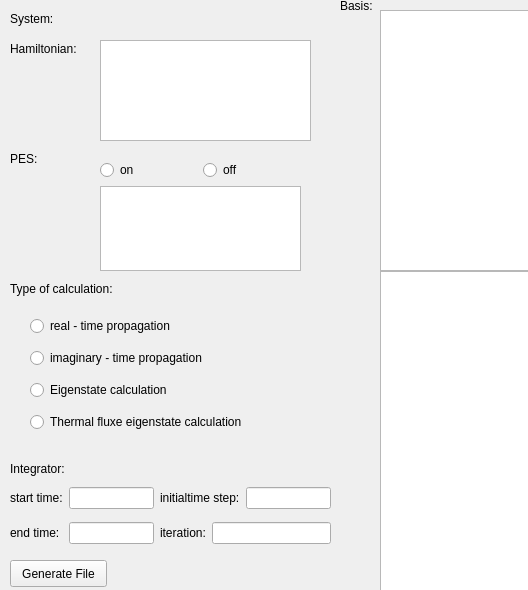
<?xml version="1.0" encoding="UTF-8"?>
<ui version="4.0">
 <class>Form</class>
 <widget class="QWidget" name="Form">
  <property name="geometry">
   <rect>
    <x>0</x>
    <y>0</y>
    <width>528</width>
    <height>590</height>
   </rect>
  </property>
  <property name="windowTitle">
   <string>Form</string>
  </property>
  <widget class="QLabel" name="label">
   <property name="geometry">
    <rect>
     <x>10</x>
     <y>10</y>
     <width>65</width>
     <height>17</height>
    </rect>
   </property>
   <property name="text">
    <string>System:</string>
   </property>
  </widget>
  <widget class="QLabel" name="label_2">
   <property name="geometry">
    <rect>
     <x>10</x>
     <y>40</y>
     <width>91</width>
     <height>17</height>
    </rect>
   </property>
   <property name="text">
    <string>Hamiltonian:</string>
   </property>
  </widget>
  <widget class="QLabel" name="label_3">
   <property name="geometry">
    <rect>
     <x>10</x>
     <y>150</y>
     <width>41</width>
     <height>17</height>
    </rect>
   </property>
   <property name="text">
    <string>PES:</string>
   </property>
  </widget>
  <widget class="QLabel" name="label_4">
   <property name="geometry">
    <rect>
     <x>10</x>
     <y>280</y>
     <width>131</width>
     <height>17</height>
    </rect>
   </property>
   <property name="text">
    <string>Type of calculation:</string>
   </property>
  </widget>
  <widget class="QLabel" name="label_5">
   <property name="geometry">
    <rect>
     <x>10</x>
     <y>460</y>
     <width>141</width>
     <height>17</height>
    </rect>
   </property>
   <property name="text">
    <string>Integrator:</string>
   </property>
  </widget>
  <widget class="QLabel" name="label_11">
   <property name="geometry">
    <rect>
     <x>340</x>
     <y>-10</y>
     <width>81</width>
     <height>31</height>
    </rect>
   </property>
   <property name="text">
    <string>Basis:</string>
   </property>
  </widget>
  <widget class="QListView" name="listHamilton">
   <property name="geometry">
    <rect>
     <x>100</x>
     <y>40</y>
     <width>211</width>
     <height>101</height>
    </rect>
   </property>
  </widget>
  <widget class="QWidget" name="layoutWidget">
   <property name="geometry">
    <rect>
     <x>30</x>
     <y>310</y>
     <width>274</width>
     <height>131</height>
    </rect>
   </property>
   <layout class="QVBoxLayout" name="verticalLayout">
    <item>
     <widget class="QRadioButton" name="RealRadio">
      <property name="text">
       <string>real - time propagation</string>
      </property>
     </widget>
    </item>
    <item>
     <widget class="QRadioButton" name="ImaginaryRadio">
      <property name="text">
       <string>imaginary - time propagation</string>
      </property>
     </widget>
    </item>
    <item>
     <widget class="QRadioButton" name="EigenstateRadio">
      <property name="text">
       <string>Eigenstate calculation</string>
      </property>
     </widget>
    </item>
    <item>
     <widget class="QRadioButton" name="fluxEigenstateRadio">
      <property name="text">
       <string>Thermal fluxe eigenstate calculation</string>
      </property>
     </widget>
    </item>
   </layout>
  </widget>
  <widget class="QWidget" name="layoutWidget">
   <property name="geometry">
    <rect>
     <x>10</x>
     <y>480</y>
     <width>321</width>
     <height>71</height>
    </rect>
   </property>
   <layout class="QGridLayout" name="gridLayout_2">
    <item row="0" column="0">
     <layout class="QHBoxLayout" name="horizontalLayout">
      <item>
       <widget class="QLabel" name="label_6">
        <property name="text">
         <string>start time:</string>
        </property>
       </widget>
      </item>
      <item>
       <widget class="QLineEdit" name="uiStartTime"/>
      </item>
     </layout>
    </item>
    <item row="0" column="1">
     <layout class="QHBoxLayout" name="horizontalLayout_3">
      <item>
       <widget class="QLabel" name="label_7">
        <property name="text">
         <string>initialtime step:</string>
        </property>
       </widget>
      </item>
      <item>
       <widget class="QLineEdit" name="uiInit"/>
      </item>
     </layout>
    </item>
    <item row="1" column="0">
     <layout class="QHBoxLayout" name="horizontalLayout_2">
      <item>
       <widget class="QLabel" name="label_8">
        <property name="text">
         <string>end time: </string>
        </property>
       </widget>
      </item>
      <item>
       <widget class="QLineEdit" name="uiEndTime"/>
      </item>
     </layout>
    </item>
    <item row="1" column="1">
     <layout class="QHBoxLayout" name="horizontalLayout_4">
      <item>
       <widget class="QLabel" name="label_9">
        <property name="text">
         <string>iteration:</string>
        </property>
       </widget>
      </item>
      <item>
       <widget class="QLineEdit" name="uiIter"/>
      </item>
     </layout>
    </item>
   </layout>
  </widget>
  <widget class="QWidget" name="layoutWidget">
   <property name="geometry">
    <rect>
     <x>100</x>
     <y>160</y>
     <width>201</width>
     <height>111</height>
    </rect>
   </property>
   <layout class="QGridLayout" name="gridLayout">
    <item row="0" column="0">
     <widget class="QRadioButton" name="onRadio">
      <property name="text">
       <string>on</string>
      </property>
     </widget>
    </item>
    <item row="0" column="1">
     <widget class="QRadioButton" name="offRadio">
      <property name="text">
       <string>off</string>
      </property>
     </widget>
    </item>
    <item row="1" column="0" colspan="2">
     <widget class="QListView" name="listPES"/>
    </item>
   </layout>
  </widget>
  <widget class="QPushButton" name="uiGenerateFile">
   <property name="geometry">
    <rect>
     <x>10</x>
     <y>560</y>
     <width>97</width>
     <height>27</height>
    </rect>
   </property>
   <property name="text">
    <string>Generate File</string>
   </property>
  </widget>
  <widget class="QTreeView" name="uiTree">
   <property name="geometry">
    <rect>
     <x>380</x>
     <y>10</y>
     <width>421</width>
     <height>261</height>
    </rect>
   </property>
  </widget>
  <widget class="QGraphicsView" name="uiDisplayTree">
   <property name="geometry">
    <rect>
     <x>380</x>
     <y>271</y>
     <width>661</width>
     <height>391</height>
    </rect>
   </property>
  </widget>
 </widget>
 <resources/>
 <connections/>
</ui>
